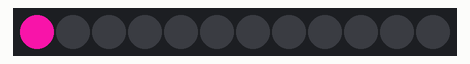
This sketch was run on a simulated Arduino Uno, built with avr-gcc and run on an emulated ATmega328P. On the bench: 12 RGB LEDs in strip order, left to right. Dim RGB values are drawn brighter than linear; random numbers use the default seed unless the sketch sets one.

Above: at 0.05 s.
At 4.98 s:
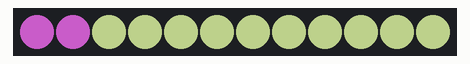
At 10.01 s:
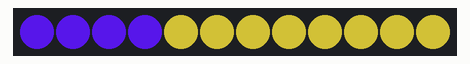
At 19.98 s:
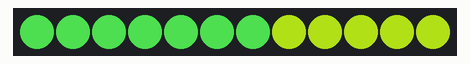
At 30.14 s:
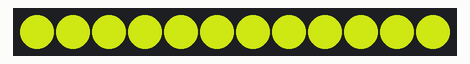
At 39.93 s:
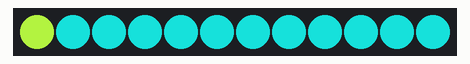

The sketch:

sketch_may3a.ino
```cpp
#include <Adafruit_NeoPixel.h>
#define PIN 2	 // input pin Neopixel is attached to
#define NUMPIXELS 12    // number of neopixels in Ring
Adafruit_NeoPixel pixels = Adafruit_NeoPixel(NUMPIXELS, PIN, NEO_GRB + NEO_KHZ800);

int delayval = 100;     // timing delay

int redColor = 0;
int greenColor = 0;
int blueColor = 0;

void setup() {
  pixels.begin();       // Initializes the NeoPixel library.
}

void loop() {
  setColor();

  for(int i=0;i<NUMPIXELS;i++){
    // pixels.Color takes RGB values, from 0,0,0 up to 255,255,255
    pixels.setPixelColor(i, pixels.Color(redColor, greenColor, blueColor));
    pixels.show(); // This sends the updated pixel color to the hardware.
    delay(delayval); // Delay for a period of time (in milliseconds).

    if (i == NUMPIXELS){
i = 0; // start all over again!
setColor();
     }
   }
}

// picks random values to set for RGB
void setColor(){
  redColor = random(0, 255);
  greenColor = random(0,255);
  blueColor = random(0, 255);
}
```
